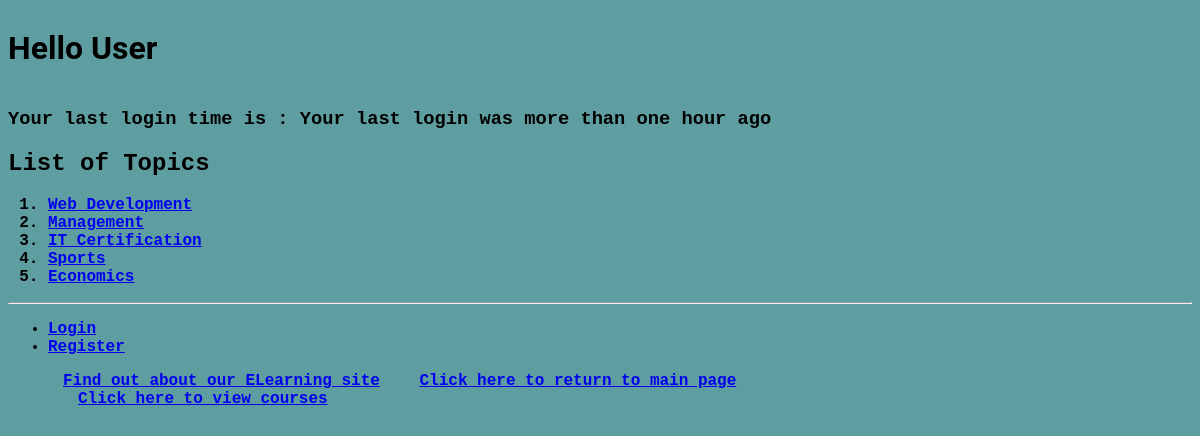
The page /myapp/ on the database as committed earlier.
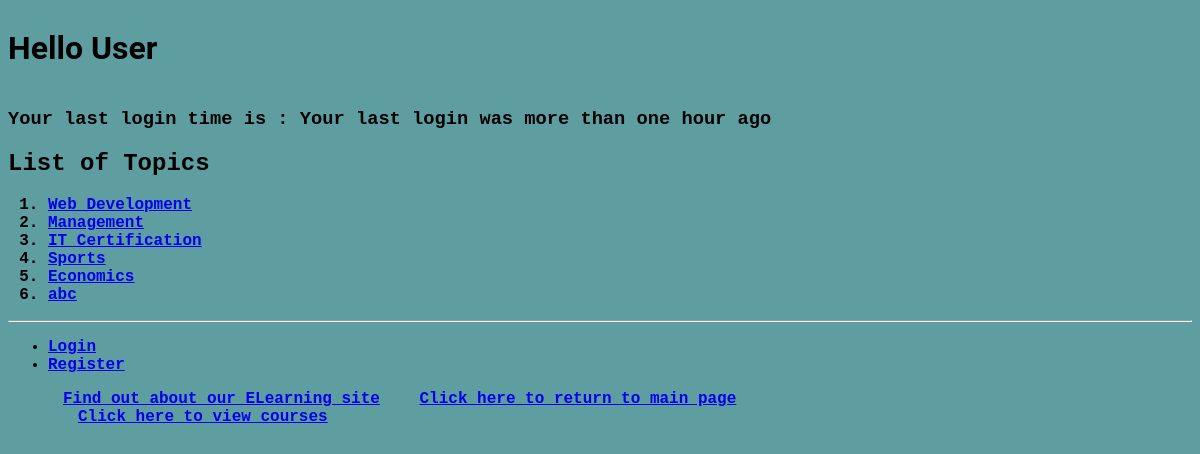
The same page on the database as committed later.
### myapp/models.py (models this page shows, shortened)
class Topic(models.Model):
    name = models.CharField(max_length=200)
    category = models.CharField(max_length=200, null=True)

### myapp/views.py (the view)
# urls.py: path(r'', views.index, name='index'),
def index(request):
    top_list = Topic.objects.all().order_by('id')[:10]
    last_login = request.session['last_login'] if 'last_login' in request.session else 'Your last login was more than one hour ago'
    return render(request, "myapp/index.html", {'top_list': top_list, 'last_login': last_login})

### myapp/templates/myapp/index.html (shortened to what this page needs)
{% extends 'myapp/base.html' %}
{% block body_block %}
    <h3>Your last login time is : {{last_login}}</h3>
    {% if top_list %}
        <h2>List of Topics</h2>
        <ol>
            {% for top in top_list %}
                <li><a href={% url 'myapp:index' %}{{ top.id }}> {{ top.name }} </a></li>
            {% endfor %}
        </ol>
    {% else %}
        <strong>There are no available topics!</strong>
    {% endif %}
{% endblock %}

Rows that differ between the two databases and show on the page:
added Topic: name "abc"
